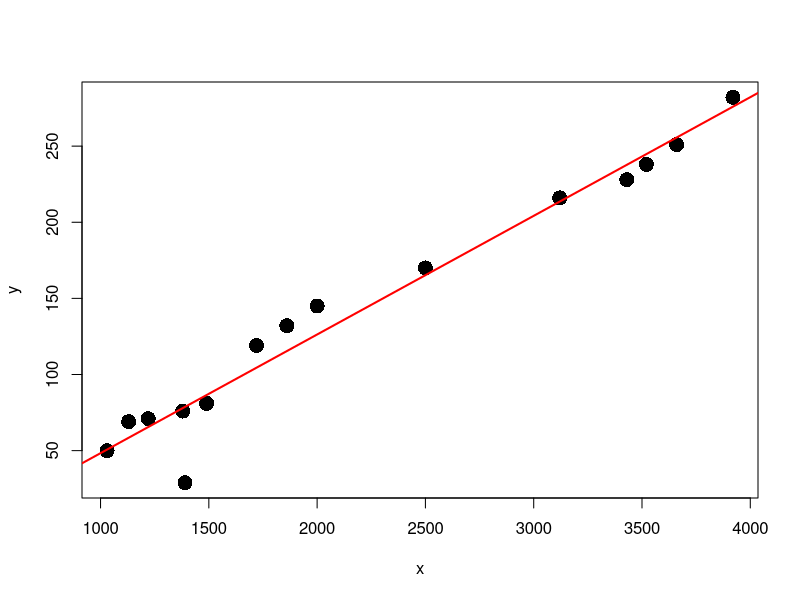

The R source for this figure:
# 잔차 구하기
x <- 10 * c(138, 312, 352, 113, 103, 172, 392, 149, 186, 343, 200, 366, 250, 122, 139) # 집 면적
y <- c(76, 216, 238, 69, 50, 119, 282, 81, 132, 228, 145, 251, 170, 71, 29)# 집 가격

house <- data.frame(x,y)
plot(house, pch=16, cex = 2)
reg1 <- lm(y ~ x, data = house) # 회귀직선
abline(reg1, lwd=2,col="red")

# 잔차 구하기
house$잔차 <- reg1$residuals
house$예측값 <- reg1$fitted.values
house

sum(house$잔차) # 잔차의 합 = 0
